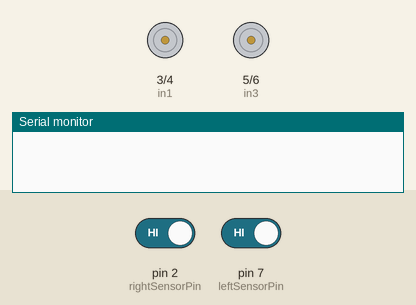
Simulated run of this sketch. Board: Arduino Uno, built with avr-gcc and run on an emulated ATmega328P. On the bench: motor-driver pin pairs drawn as motors (green arrow = first pin HIGH = forward, orange = second pin HIGH = backward, longer = more drive), the last lines printed to the serial monitor. Inputs (shaded band) come from the test bench; at power-on: pin 2 (rightSensorPin) HIGH, pin 7 (leftSensorPin) HIGH.

Above: at 1.2 s.
1.3 s: pin 2 (rightSensorPin) driven LOW
At 2.5 s:
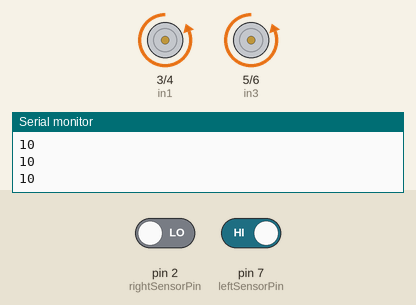
2.8 s: pin 7 (leftSensorPin) driven LOW
At 3.9 s:
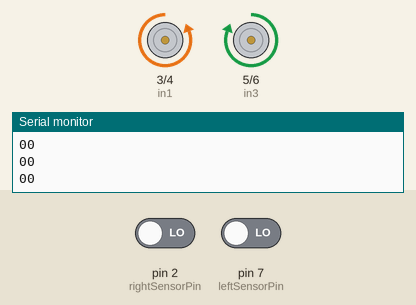
4.3 s: pin 2 (rightSensorPin) driven HIGH
At 5.1 s:
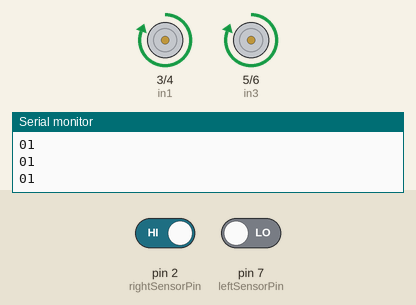
5.8 s: pin 7 (leftSensorPin) driven HIGH
At 6.1 s:
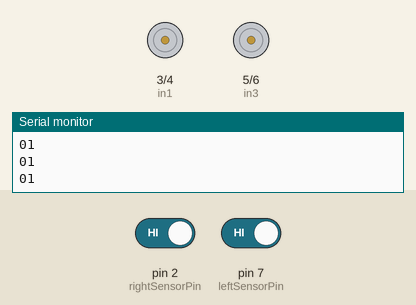
Timing chart, 0 to 8.3 s (numbered marks = the images above; inputs shaded):
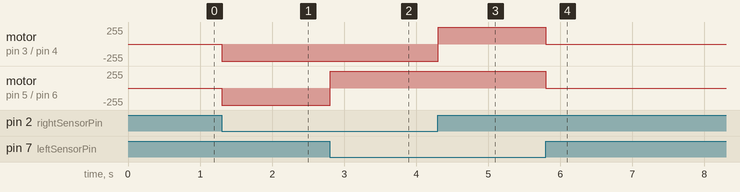

The sketch:

linetracer.ino
```cpp
int leftSensorPin= 7;
int rightSensorPin=2;

int in1=3;
int in2=4;
int in3=5;
int in4=6;

void setup(){
  Serial.begin(9600);
  pinMode(leftSensorPin,INPUT);
  pinMode(rightSensorPin,INPUT);

  pinMode(in1,OUTPUT);
  pinMode(in2,OUTPUT);
  pinMode(in3,OUTPUT);
  pinMode(in4,OUTPUT);
}

void loop(){

  int leftSensorValue=digitalRead(leftSensorPin);
  int rightSensorValue=digitalRead(rightSensorPin);

  if(leftSensorValue==LOW && rightSensorValue==LOW){
   Serial.println("00");
   fwd();
  }
  else if(leftSensorValue==HIGH && rightSensorValue==LOW){
   Serial.println("10");
   rgt();
  }

   else if(leftSensorValue==LOW && rightSensorValue==HIGH) {
    Serial.println("01");
    lft();
   }
   else {
    stp();
   }
}
void fwd(){
  digitalWrite(in1,LOW);//A
  digitalWrite(in2,HIGH);//B
  digitalWrite(in3,HIGH);//C
  digitalWrite(in4,LOW);//D

}

void bwd(){
  digitalWrite(in1,HIGH);
  digitalWrite(in2,LOW);
  digitalWrite(in3,LOW);
  digitalWrite(in4,HIGH);
}

void lft(){
  digitalWrite(in1,HIGH);
  digitalWrite(in2,LOW);
  digitalWrite(in3,HIGH);
  digitalWrite(in4,LOW);
}

void rgt(){
  digitalWrite(in1,LOW);
  digitalWrite(in2,HIGH);
  digitalWrite(in3,LOW);
  digitalWrite(in4,HIGH);
}

void stp(){
  digitalWrite(in1,LOW);
  digitalWrite(in2,LOW);
  digitalWrite(in3,LOW);
  digitalWrite(in4,LOW);
}
```

Measured:
- after the input at 1.3 s, motor on pin 3 (in1) / pin 4 (in2), motor on pin 5 (in3) / pin 6 (in4): stopped → backward 255/255 at once
- after the input at 2.8 s, motor on pin 5 (in3) / pin 6 (in4): backward 255/255 → forward 255/255 at once
- after the input at 4.3 s, motor on pin 3 (in1) / pin 4 (in2): backward 255/255 → forward 255/255 at once
- after the input at 5.8 s, motor on pin 3 (in1) / pin 4 (in2), motor on pin 5 (in3) / pin 6 (in4): forward 255/255 → stopped at once
